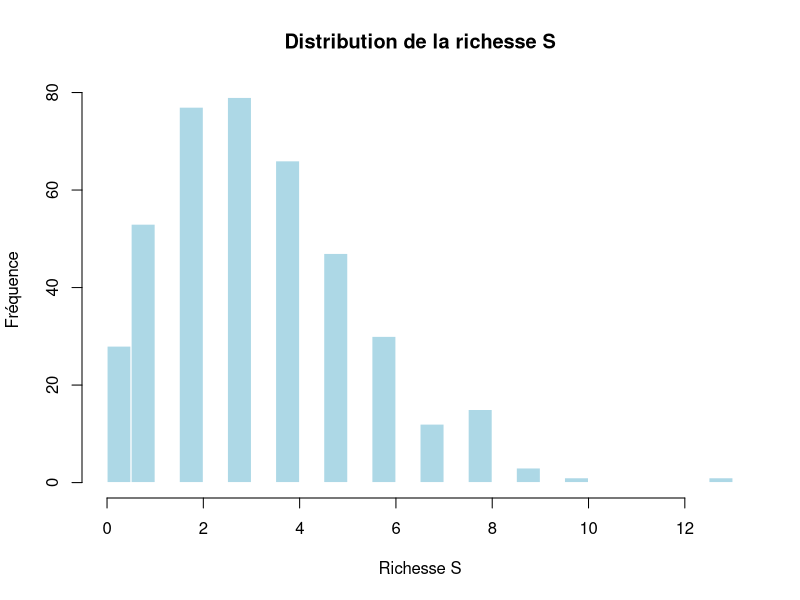
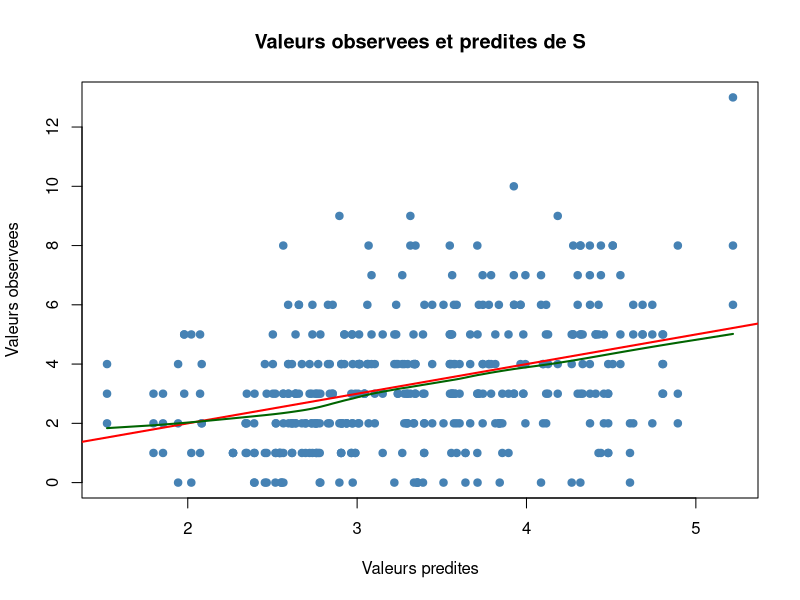
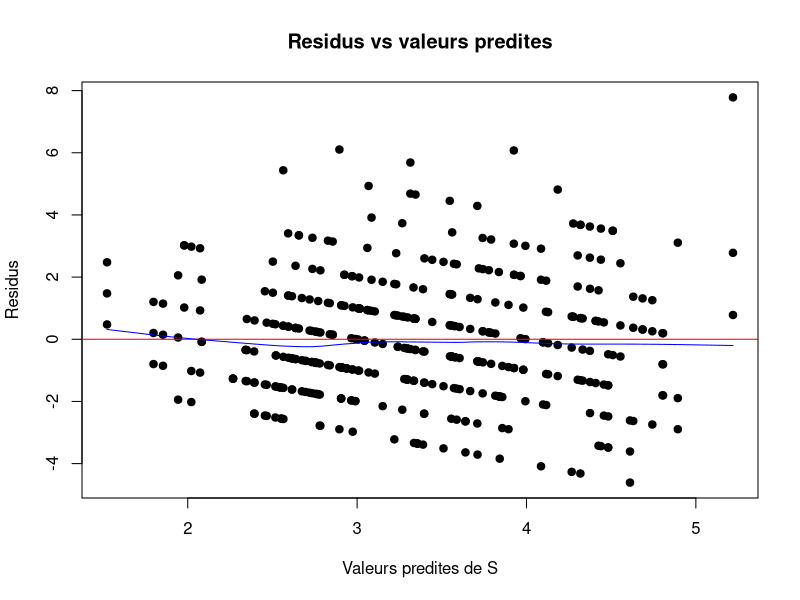
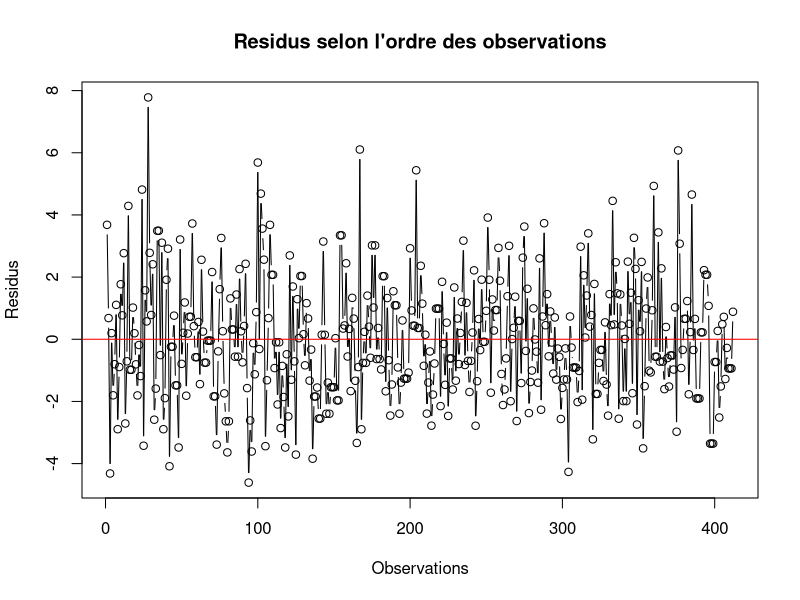
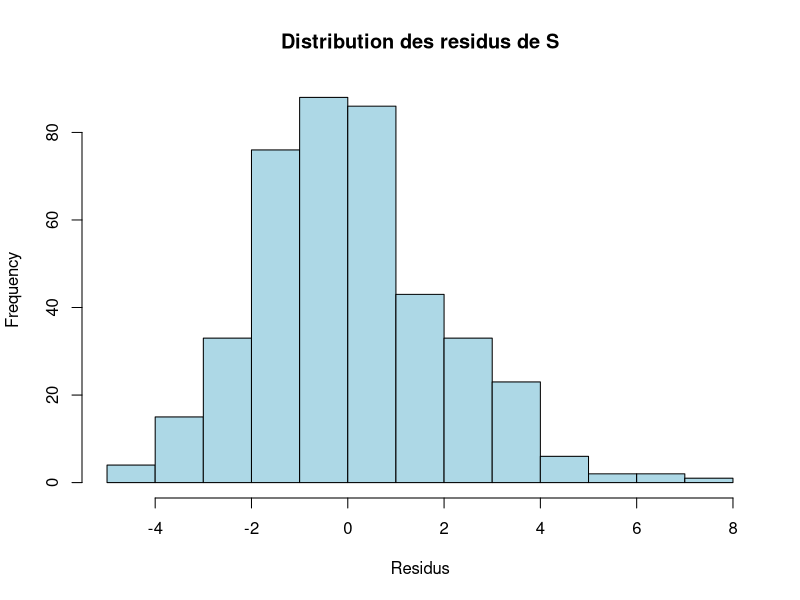
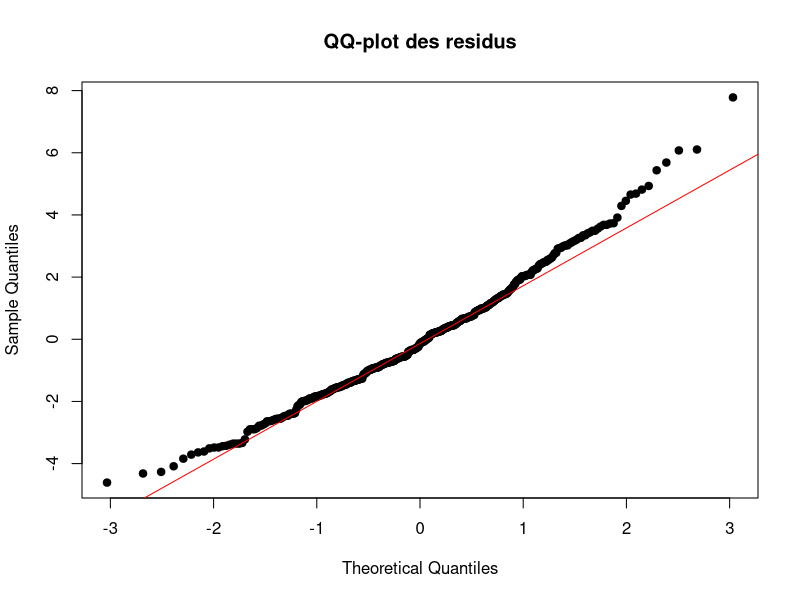
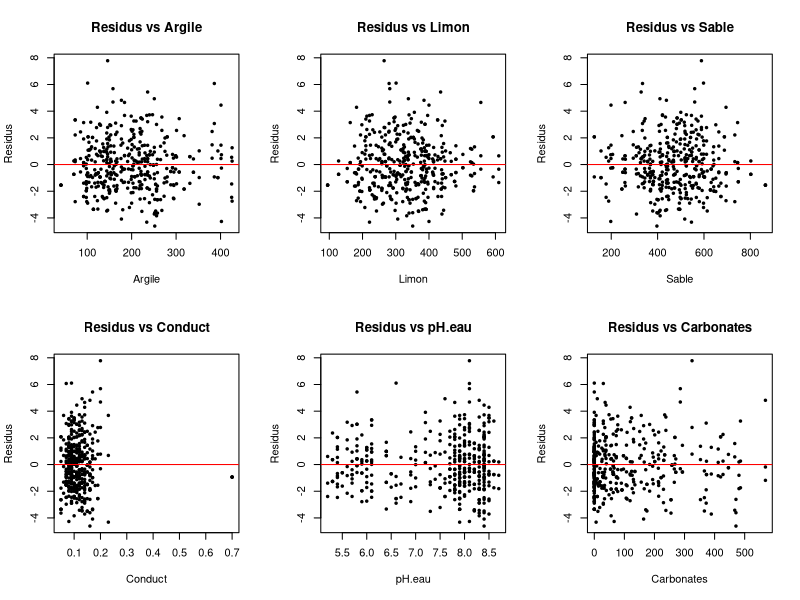
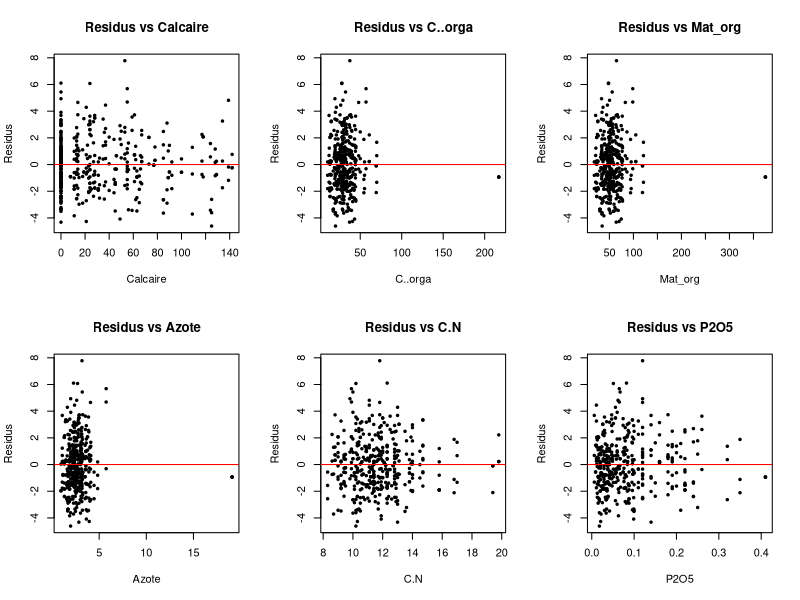

The R script that drew these images, in order:

############################################################
# Regression lineaire multiple - Richesse S
############################################################

# Packages
if (!require(car)) install.packages("car")
if (!require(corrplot)) install.packages("corrplot")
if (!require(leaps)) install.packages("leaps")

library(car)
library(corrplot)
library(leaps)


############################################################
# 1. Preparation des donnees
############################################################

data <- read.csv2("data_finale2.csv")

indices <- c("A", "S", "H", "J")
ids <- c("Site", "Echantillon")
qualitatives <- c("city", "land_use", "site_group")

soil_vars <- setdiff(
  colnames(data),
  c(indices, ids, qualitatives)
)

# Variable a expliquer : richesse S
Y <- data$S

# Variables explicatives
X <- data[, soil_vars]

# Conversion des variables en numerique
for (v in soil_vars) {
  X[[v]] <- as.numeric(
    gsub(",", ".", as.character(X[[v]]), fixed = TRUE)
  )
}

# Tableau de travail avec les identifiants
d <- data.frame(
  Site = data$Site,
  Echantillon = data$Echantillon,
  S = Y,
  X
)

# Suppression des lignes incompletes
keep <- complete.cases(d)
d <- d[keep, ]

# Variables pour la regression
Y <- d$S
X <- d[, soil_vars]

# Identifiants conserves
identifiants <- d[, c("Site", "Echantillon")]

cat("Nombre d'observations :", nrow(d), "\n")
cat("Nombre de variables explicatives :", ncol(X), "\n")
cat("Nombre de sites :", length(unique(d$Site)), "\n")

# Verification du nombre d'echantillons par site
print(table(table(d$Site)))

summary(d)
str(d)

#distribution du S
hist(Y,
     breaks = 20,
     main = "Distribution de la richesse S",
     xlab = "Richesse S",
     ylab = "Fréquence",
     col = "lightblue",
     border = "white")
############################################################
# 2. Estimation du modele complet
############################################################

formule_complete <- reformulate(
  soil_vars,
  response = "S"
)

modele_complet <- lm(
  formule_complete,
  data = d
)

# Resultats
summary(modele_complet)

# Intervalles de confiance
confint(modele_complet)


############################################################
# 3. Adequation du modele
############################################################

predictions <- fitted(modele_complet)

# Valeurs observees et predites
plot(
  predictions, Y,
  main = "Valeurs observees et predites de S",
  xlab = "Valeurs predites",
  ylab = "Valeurs observees",
  pch = 19,
  col = "steelblue"
)

abline(0, 1, col = "red", lwd = 2)

lines(
  lowess(predictions, Y),
  col = "darkgreen",
  lwd = 2
)

# Coefficients de determination
cat("R2 :", summary(modele_complet)$r.squared, "\n")

cat(
  "R2 ajuste :",
  summary(modele_complet)$adj.r.squared,
  "\n"
)


############################################################
# 4. H2 et H3 : Analyse des residus
############################################################

res <- residuals(modele_complet)


############################################################
# H2 : Erreurs centrees, de meme variance et non correlees
############################################################

cat("\n-----------------------------\n")
cat("RESULTATS H2\n")
cat("-----------------------------\n")

# 1. Erreurs centrees
moyenne_res <- mean(res)

cat("Moyenne des residus :", moyenne_res, "\n")

test_centre <- abs(moyenne_res) < 1e-8

cat("Erreurs centrees :", test_centre, "\n")


# 2. Meme variance : examen graphique
plot(
  predictions, res,
  main = "Residus vs valeurs predites",
  xlab = "Valeurs predites de S",
  ylab = "Residus",
  pch = 19
)

abline(h = 0, col = "red")
lines(lowess(predictions, res), col = "blue")


# 3. Non-correlation : examen graphique
plot(
  res,
  type = "b",
  main = "Residus selon l'ordre des observations",
  xlab = "Observations",
  ylab = "Residus"
)

abline(h = 0, col = "red")


cat("Homogeneite de la variance : a verifier graphiquement\n")
cat("Absence de correlation : a verifier graphiquement\n")

H2 <- NA

cat(
  "\nHypothese 2 - Les erreurs sont centrees, de meme variance et non correlees :",
  H2,
  "\n"
)



############################################################
# H3 : Normalite des erreurs
############################################################

cat("\n-----------------------------\n")
cat("RESULTATS H3\n")
cat("-----------------------------\n")

# Test de Shapiro-Wilk
shapiro_resultat <- shapiro.test(res)

cat("Statistique W :", shapiro_resultat$statistic, "\n")
cat("p-value :", shapiro_resultat$p.value, "\n")

H3 <- shapiro_resultat$p.value >= 0.05

cat(
  "\nHypothese 3 - Les erreurs suivent une loi normale :",
  H3,
  "\n"
)


# Histogramme des residus
hist(
  res,
  main = "Distribution des residus de S",
  xlab = "Residus",
  col = "lightblue"
)


# QQ-plot
qqnorm(
  res,
  main = "QQ-plot des residus",
  pch = 19
)

qqline(res, col = "red")


# Residus en fonction de chaque variable explicative
par(mfrow = c(2, 3))

for (v in soil_vars) {
  
  plot(
    X[[v]], res,
    main = paste("Residus vs", v),
    xlab = v,
    ylab = "Residus",
    pch = 19,
    cex = 0.5
  )
  
  abline(h = 0, col = "red")
}

par(mfrow = c(1, 1))


############################################################
# 5. Leviers et distances de Cook
############################################################

# Residus studentises
res_studentises <- rstudent(modele_complet)

# Leviers
leviers <- hatvalues(modele_complet)

# Distances de Cook
cook <- cooks.distance(modele_complet)

n <- nrow(d)
p <- length(coef(modele_complet))

# Seuils
seuil_residus <- 3
seuil_leviers <- 2 * p / n
seuil_cook <- 4 / n


# Tableau des diagnostics
diag <- data.frame(
  Site = identifiants$Site,
  Echantillon = identifiants$Echantillon,
  S_observe = Y,
  S_predit = predictions,
  Residus = res,
  Residus_studentises = res_studentises,
  Leviers = leviers,
  Cook = cook
)

diag$Residus_atypiques <-
  abs(res_studentises) > seuil_residus

diag$Leviers_eleves <-
  leviers > seuil_leviers

diag$Cook_eleve <-
  cook > seuil_cook

diag$A_examiner <-
  diag$Residus_atypiques |
  diag$Leviers_eleves |
  diag$Cook_eleve


# Observations a examiner
points_atypiques <- diag[diag$A_examiner, ]

print(points_atypiques)


# Graphique des leviers
plot(
  leviers,
  type = "h",
  main = "Leviers",
  xlab = "Observations",
  ylab = "Leviers"
)

abline(h = seuil_leviers, col = "red")


# Graphique des distances de Cook
plot(
  cook,
  type = "h",
  main = "Distances de Cook",
  xlab = "Observations",
  ylab = "Distance de Cook"
)

abline(h = seuil_cook, col = "red")


############################################################
# 6. Selection des variables
############################################################

# Recherche par remplacement successif
selection <- regsubsets(
  formule_complete,
  data = d,
  nvmax = ncol(X),
  method = "seqrep"
)

resume_selection <- summary(selection)


# Criteres de selection
table_selection <- data.frame(
  Nombre_variables = 1:ncol(X),
  Cp = resume_selection$cp,
  R2_ajuste = resume_selection$adjr2,
  BIC = resume_selection$bic
)

print(table_selection)


# Graphique du Cp
plot(
  table_selection$Nombre_variables,
  table_selection$Cp,
  type = "b",
  main = "Cp de Mallows",
  xlab = "Nombre de variables",
  ylab = "Cp"
)


# Graphique du R2 ajuste
plot(
  table_selection$Nombre_variables,
  table_selection$R2_ajuste,
  type = "b",
  main = "R2 ajuste",
  xlab = "Nombre de variables",
  ylab = "R2 ajuste"
)


# Graphique du BIC
plot(
  table_selection$Nombre_variables,
  table_selection$BIC,
  type = "b",
  main = "BIC",
  xlab = "Nombre de variables",
  ylab = "BIC"
)


# Meilleur modele selon le BIC
meilleur_BIC <- which.min(table_selection$BIC)

coef_best <- coef(selection, id = meilleur_BIC)

variables_best <- setdiff(
  names(coef_best),
  "(Intercept)"
)

cat("\nVariables retenues par Best Subset :\n")
print(variables_best)


############################################################
# 7. Selection stepwise AIC et BIC
############################################################

# Modele nul
modele_nul <- lm(S ~ 1, data = d)

# Etendue de la recherche
borne <- list(
  lower = formula(modele_nul),
  upper = formula(modele_complet)
)


# Selection AIC
modele_AIC <- step(
  modele_nul,
  scope = borne,
  direction = "both",
  k = 2,
  trace = 0
)


# Selection BIC
modele_BIC <- step(
  modele_nul,
  scope = borne,
  direction = "both",
  k = log(n),
  trace = 0
)


# Resultats
cat("\nModele AIC :\n")
summary(modele_AIC)

cat("\nModele BIC :\n")
summary(modele_BIC)


############################################################
# 8. Comparaison des modeles
############################################################

modele_best <- lm(
  reformulate(variables_best, response = "S"),
  data = d
)


comparaison <- data.frame(
  
  Modele = c(
    "Modele complet",
    "Best Subset",
    "Stepwise AIC",
    "Stepwise BIC"
  ),
  
  R2 = c(
    summary(modele_complet)$r.squared,
    summary(modele_best)$r.squared,
    summary(modele_AIC)$r.squared,
    summary(modele_BIC)$r.squared
  ),
  
  R2_ajuste = c(
    summary(modele_complet)$adj.r.squared,
    summary(modele_best)$adj.r.squared,
    summary(modele_AIC)$adj.r.squared,
    summary(modele_BIC)$adj.r.squared
  ),
  
  AIC = c(
    AIC(modele_complet),
    AIC(modele_best),
    AIC(modele_AIC),
    AIC(modele_BIC)
  ),
  
  BIC = c(
    BIC(modele_complet),
    BIC(modele_best),
    BIC(modele_AIC),
    BIC(modele_BIC)
  )
)

print(comparaison)


############################################################
# 9. Choix du modele final
############################################################

modeles <- list(
  Complet = modele_complet,
  Best_Subset = modele_best,
  Stepwise_AIC = modele_AIC,
  Stepwise_BIC = modele_BIC
)

bic_modeles <- sapply(modeles, BIC)

nom_final <- names(which.min(bic_modeles))

modele_final <- modeles[[nom_final]]

cat("\nModele final retenu :", nom_final, "\n")

summary(modele_final)

confint(modele_final)


############################################################
# 10. Diagnostics du modele final
############################################################

res_final <- residuals(modele_final)

pred_final <- fitted(modele_final)


# Test de Shapiro-Wilk
shapiro_final <- shapiro.test(res_final)

cat("\nShapiro-Wilk du modele final :\n")
print(shapiro_final)


# Graphiques de diagnostic
par(mfrow = c(2, 2))

plot(modele_final)

par(mfrow = c(1, 1))


# Tableau des diagnostics
diag_final <- data.frame(
  Site = identifiants$Site,
  Echantillon = identifiants$Echantillon,
  S_observe = Y,
  S_predit = pred_final,
  Residus = res_final,
  Residus_studentises = rstudent(modele_final),
  Leviers = hatvalues(modele_final),
  Cook = cooks.distance(modele_final)
)

print(diag_final)


############################################################
# 11. Comparaison avec log(1+S)
############################################################

d_log <- d

d_log$logS <- log1p(d_log$S)


# Modele avec variable transformee
modele_log <- lm(
  reformulate(soil_vars, response = "logS"),
  data = d_log
)


# Resultats
summary(modele_log)


# Test de Shapiro-Wilk
shapiro_log <- shapiro.test(residuals(modele_log))

cat("\nShapiro-Wilk du modele log(1+S) :\n")
print(shapiro_log)


# Graphiques de diagnostic
par(mfrow = c(2, 2))

plot(modele_log)

par(mfrow = c(1, 1))


# Comparaison des tests de normalite
comparaison_normalite <- data.frame(
  Modele = c("S", "log1p(S)"),
  
  W = c(
    shapiro_final$statistic,
    shapiro_log$statistic
  ),
  
  p_value = c(
    shapiro_final$p.value,
    shapiro_log$p.value
  )
)

print(comparaison_normalite)


############################################################
# Fin de l'analyse
############################################################

cat("\nAnalyse terminee\n")
